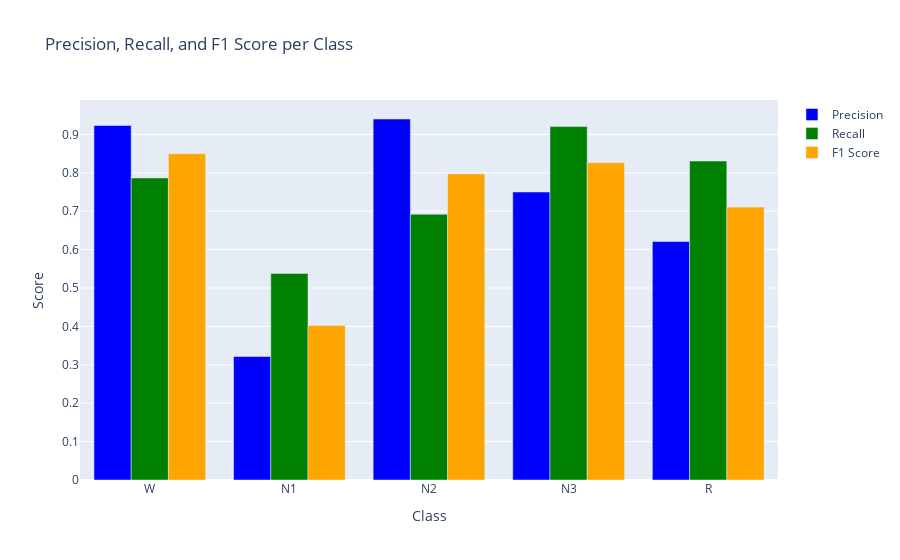

The cell this chart's notebook holds for it:
### Code cell
import plotly.graph_objects as go
import pandas as pd

# Create a DataFrame for better handling
df = pd.DataFrame({
    'Class': list(classes_mapping.values()),
    'Precision': precision,
    'Recall': recall,
    'F1 Score': f1
})

fig = go.Figure()

# Add bars for Precision, Recall, and F1 Score
fig.add_trace(go.Bar(x=df['Class'], y=df['Precision'], name='Precision', marker_color='blue'))
fig.add_trace(go.Bar(x=df['Class'], y=df['Recall'], name='Recall', marker_color='green'))
fig.add_trace(go.Bar(x=df['Class'], y=df['F1 Score'], name='F1 Score', marker_color='orange'))

# Update layout
fig.update_layout(
    title='Precision, Recall, and F1 Score per Class',
    xaxis_title='Class',
    yaxis_title='Score',
    barmode='group'
)

fig.show()

### Figure 1 — Plotly figure (JSON) as saved in the notebook; plotly's stock layout.template omitted (floating-point values rounded to 4 significant figures)
{"data": [{"marker": {"color": "blue"}, "name": "Precision", "type": "bar", "x": ["W", "N1", "N2", "N3", "R"], "y": [0.9232, 0.3216, 0.9401, 0.75, 0.621]}, {"marker": {"color": "green"}, "name": "Recall", "type": "bar", "x": ["W", "N1", "N2", "N3", "R"], "y": [0.7867, 0.538, 0.692, 0.9204, 0.8306]}, {"marker": {"color": "orange"}, "name": "F1 Score", "type": "bar", "x": ["W", "N1", "N2", "N3", "R"], "y": [0.8495, 0.4025, 0.7972, 0.8265, 0.7107]}], "layout": {"barmode": "group", "title": {"text": "Precision, Recall, and F1 Score per Class"}, "xaxis": {"title": {"text": "Class"}}, "yaxis": {"title": {"text": "Score"}}}}
